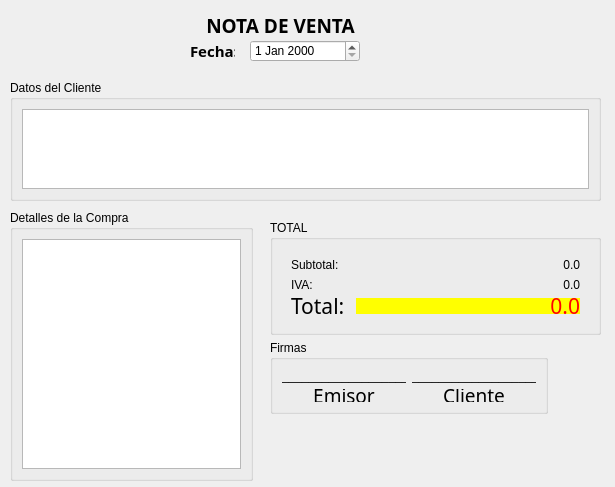
<?xml version="1.0" encoding="UTF-8"?>
<ui version="4.0">
 <class>Notaventa</class>
 <widget class="QDialog" name="Notaventa">
  <property name="geometry">
   <rect>
    <x>0</x>
    <y>0</y>
    <width>615</width>
    <height>487</height>
   </rect>
  </property>
  <property name="windowTitle">
   <string>Dialog</string>
  </property>
  <widget class="QLabel" name="label">
   <property name="geometry">
    <rect>
     <x>180</x>
     <y>10</y>
     <width>201</width>
     <height>31</height>
    </rect>
   </property>
   <property name="font">
    <font>
     <family>Segoe Print</family>
     <pointsize>16</pointsize>
    </font>
   </property>
   <property name="text">
    <string>&lt;html&gt;&lt;head/&gt;&lt;body&gt;&lt;p align=&quot;center&quot;&gt;&lt;span style=&quot; font-size:14pt; font-weight:600;&quot;&gt;NOTA DE VENTA&lt;/span&gt;&lt;/p&gt;&lt;/body&gt;&lt;/html&gt;</string>
   </property>
  </widget>
  <widget class="QLabel" name="label_2">
   <property name="geometry">
    <rect>
     <x>190</x>
     <y>40</y>
     <width>45</width>
     <height>20</height>
    </rect>
   </property>
   <property name="font">
    <font>
     <family>Source Sans Pro Semibold</family>
     <pointsize>14</pointsize>
     <weight>75</weight>
     <bold>true</bold>
    </font>
   </property>
   <property name="text">
    <string>&lt;html&gt;&lt;head/&gt;&lt;body&gt;&lt;p&gt;&lt;span style=&quot; font-size:11pt;&quot;&gt;Fecha:&lt;/span&gt;&lt;/p&gt;&lt;/body&gt;&lt;/html&gt;</string>
   </property>
  </widget>
  <widget class="QDateEdit" name="dateEdit">
   <property name="geometry">
    <rect>
     <x>250</x>
     <y>40</y>
     <width>110</width>
     <height>22</height>
    </rect>
   </property>
  </widget>
  <widget class="QGroupBox" name="groupBox">
   <property name="geometry">
    <rect>
     <x>10</x>
     <y>80</y>
     <width>591</width>
     <height>121</height>
    </rect>
   </property>
   <property name="title">
    <string>Datos del Cliente</string>
   </property>
   <layout class="QHBoxLayout" name="horizontalLayout">
    <item>
     <widget class="QPlainTextEdit" name="outInfo">
      <property name="readOnly">
       <bool>true</bool>
      </property>
     </widget>
    </item>
   </layout>
  </widget>
  <widget class="QGroupBox" name="groupBox_2">
   <property name="geometry">
    <rect>
     <x>10</x>
     <y>210</y>
     <width>243</width>
     <height>271</height>
    </rect>
   </property>
   <property name="title">
    <string>Detalles de la Compra</string>
   </property>
   <layout class="QHBoxLayout" name="horizontalLayout_2">
    <item>
     <widget class="QPlainTextEdit" name="outDetalle">
      <property name="readOnly">
       <bool>true</bool>
      </property>
     </widget>
    </item>
   </layout>
  </widget>
  <widget class="QGroupBox" name="groupBox_3">
   <property name="geometry">
    <rect>
     <x>270</x>
     <y>220</y>
     <width>331</width>
     <height>115</height>
    </rect>
   </property>
   <property name="title">
    <string>TOTAL</string>
   </property>
   <layout class="QHBoxLayout" name="horizontalLayout_3">
    <item>
     <widget class="QWidget" name="outCompra" native="true">
      <layout class="QFormLayout" name="formLayout_3">
       <item row="0" column="0">
        <widget class="QLabel" name="label_10">
         <property name="text">
          <string>Subtotal:</string>
         </property>
        </widget>
       </item>
       <item row="0" column="1">
        <widget class="QLabel" name="outSubtotal">
         <property name="minimumSize">
          <size>
           <width>100</width>
           <height>0</height>
          </size>
         </property>
         <property name="text">
          <string>0.0</string>
         </property>
         <property name="alignment">
          <set>Qt::AlignRight|Qt::AlignTrailing|Qt::AlignVCenter</set>
         </property>
        </widget>
       </item>
       <item row="1" column="0">
        <widget class="QLabel" name="label_11">
         <property name="text">
          <string>IVA:</string>
         </property>
        </widget>
       </item>
       <item row="1" column="1">
        <widget class="QLabel" name="outIva">
         <property name="minimumSize">
          <size>
           <width>100</width>
           <height>0</height>
          </size>
         </property>
         <property name="text">
          <string>0.0</string>
         </property>
         <property name="alignment">
          <set>Qt::AlignRight|Qt::AlignTrailing|Qt::AlignVCenter</set>
         </property>
        </widget>
       </item>
       <item row="2" column="0">
        <widget class="QLabel" name="label_12">
         <property name="font">
          <font>
           <family>Franklin Gothic Heavy</family>
           <pointsize>16</pointsize>
          </font>
         </property>
         <property name="text">
          <string>Total: </string>
         </property>
        </widget>
       </item>
       <item row="2" column="1">
        <widget class="QLabel" name="outTotal">
         <property name="minimumSize">
          <size>
           <width>100</width>
           <height>0</height>
          </size>
         </property>
         <property name="font">
          <font>
           <family>Franklin Gothic Heavy</family>
           <pointsize>16</pointsize>
          </font>
         </property>
         <property name="styleSheet">
          <string notr="true">background-color: rgb(255, 255, 0);
color: rgb(255, 0, 0);</string>
         </property>
         <property name="text">
          <string>0.0</string>
         </property>
         <property name="alignment">
          <set>Qt::AlignRight|Qt::AlignTrailing|Qt::AlignVCenter</set>
         </property>
        </widget>
       </item>
      </layout>
     </widget>
    </item>
   </layout>
  </widget>
  <widget class="QGroupBox" name="groupBox_4">
   <property name="geometry">
    <rect>
     <x>270</x>
     <y>340</y>
     <width>278</width>
     <height>74</height>
    </rect>
   </property>
   <property name="title">
    <string>Firmas</string>
   </property>
   <layout class="QGridLayout" name="gridLayout">
    <item row="0" column="0">
     <widget class="QLabel" name="label_5">
      <property name="text">
       <string>_____________________</string>
      </property>
     </widget>
    </item>
    <item row="0" column="1">
     <widget class="QLabel" name="label_6">
      <property name="text">
       <string>_____________________</string>
      </property>
     </widget>
    </item>
    <item row="1" column="0">
     <widget class="QLabel" name="label_3">
      <property name="font">
       <font>
        <family>Poor Richard</family>
        <pointsize>14</pointsize>
       </font>
      </property>
      <property name="text">
       <string>Emisor</string>
      </property>
      <property name="alignment">
       <set>Qt::AlignCenter</set>
      </property>
     </widget>
    </item>
    <item row="1" column="1">
     <widget class="QLabel" name="label_4">
      <property name="font">
       <font>
        <family>Poor Richard</family>
        <pointsize>14</pointsize>
       </font>
      </property>
      <property name="text">
       <string>Cliente</string>
      </property>
      <property name="alignment">
       <set>Qt::AlignCenter</set>
      </property>
     </widget>
    </item>
   </layout>
  </widget>
 </widget>
 <resources/>
 <connections/>
</ui>
